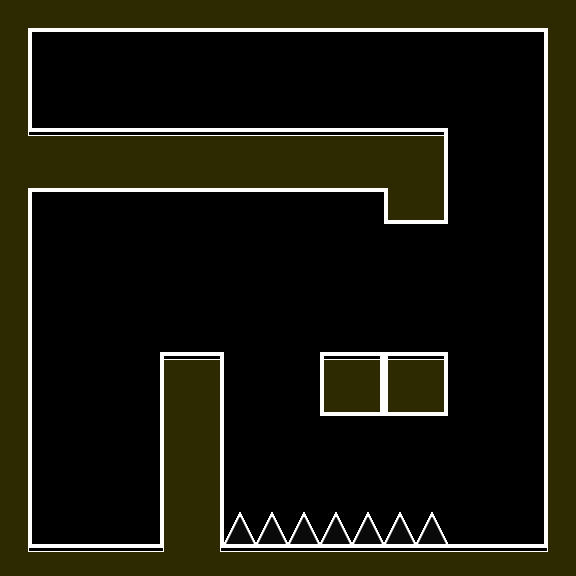

A 2D game scene composited from a Tiled map and its tileset images. What follows is a short description and the map's XML, with every tile layer's data as written:
An orthogonal 18x18 tile map with 32x32 px tiles, 1 tile layer (main-layer) and 4 objects (2x background::Parallax, Player, collectibles::Powerup).

<map version="1.0" tiledversion="1.1.2" orientation="orthogonal" renderorder="right-down" width="18" height="18" tilewidth="32" tileheight="32" infinite="0" nextobjectid="40">
 <properties>
  <property name="tileset" value="level4" />
 </properties>
 <tileset firstgid="1" name="tilemap1" tilewidth="32" tileheight="32" tilecount="40" columns="5">
  <image source="tilemap4.png" width="160" height="160" />
  <terraintypes>
   <terrain name="terrain" tile="-1" />
  </terraintypes>
  <tile id="0" terrain=",,,0" />
  <tile id="1" terrain=",,0,0" />
  <tile id="2" terrain=",,0," />
  <tile id="3" terrain=",0,0,0" />
  <tile id="4" terrain="0,,0,0" />
  <tile id="5" terrain=",0,,0" />
  <tile id="6" terrain="0,0,0,0" />
  <tile id="7" terrain="0,,0," />
  <tile id="8" terrain="0,0,,0" />
  <tile id="9" terrain="0,0,0," />
  <tile id="10" terrain=",0,," />
  <tile id="11" terrain="0,0,," />
  <tile id="12" terrain="0,,," />
 </tileset>
 <layer name="main-layer" width="18" height="18">
  <data encoding="csv">
10,12,12,12,12,12,12,12,12,12,12,12,12,12,12,12,12,9,
8,0,0,0,0,0,0,0,0,0,0,0,0,0,0,0,0,6,
8,0,0,0,0,0,0,0,0,0,0,0,0,0,0,0,0,6,
8,0,0,0,0,0,0,0,0,0,0,0,0,0,0,0,0,6,
5,2,2,2,2,2,2,2,2,2,2,2,2,3,0,0,0,6,
10,12,12,12,12,12,12,12,12,12,12,12,9,8,0,0,0,6,
8,0,0,0,0,0,0,0,0,0,0,0,11,13,0,0,0,6,
8,0,0,0,0,0,0,0,0,0,0,0,0,0,0,0,0,6,
8,0,0,0,0,0,0,0,0,0,0,0,0,0,0,0,0,6,
8,0,0,0,0,0,0,0,0,0,0,0,0,0,0,0,0,6,
8,0,0,0,0,0,0,0,0,0,0,0,0,0,0,0,0,6,
8,0,0,0,0,1,3,0,0,0,1,3,1,3,0,0,0,6,
8,0,0,0,0,6,8,0,0,0,11,13,11,13,0,0,0,6,
8,0,0,0,0,6,8,0,0,0,0,0,0,0,0,0,0,6,
8,0,0,0,0,6,8,0,0,0,0,0,0,0,0,0,0,6,
8,0,0,0,0,6,8,0,0,0,0,0,0,0,0,0,0,6,
8,0,0,0,0,6,8,18,18,18,18,18,18,18,0,0,0,6,
5,2,2,2,2,4,5,2,2,2,2,2,2,2,2,2,2,4
</data>
 </layer>
 <objectgroup name="object-layer">
  <object id="2" name="background" type="background::Parallax" x="289" y="96">
   <properties>
    <property name="factor" type="float" value="0.5" />
    <property name="name" type="file" value="background4.png" />
   </properties>
  </object>
  <object id="36" name="player" type="Player" x="64" y="480" width="64" height="64" />
  <object id="37" name="powerup" type="collectibles::Powerup" x="488" y="488" width="48" height="48">
   <properties>
    <property name="level" type="int" value="4" />
   </properties>
  </object>
  <object id="39" name="placeholder" type="background::Parallax" x="407" y="112">
   <properties>
    <property name="factor" type="float" value="0.5" />
    <property name="name" type="file" value="placeholder.png" />
   </properties>
  </object>
 </objectgroup>
 <objectgroup name="warp-layer" />
</map>
